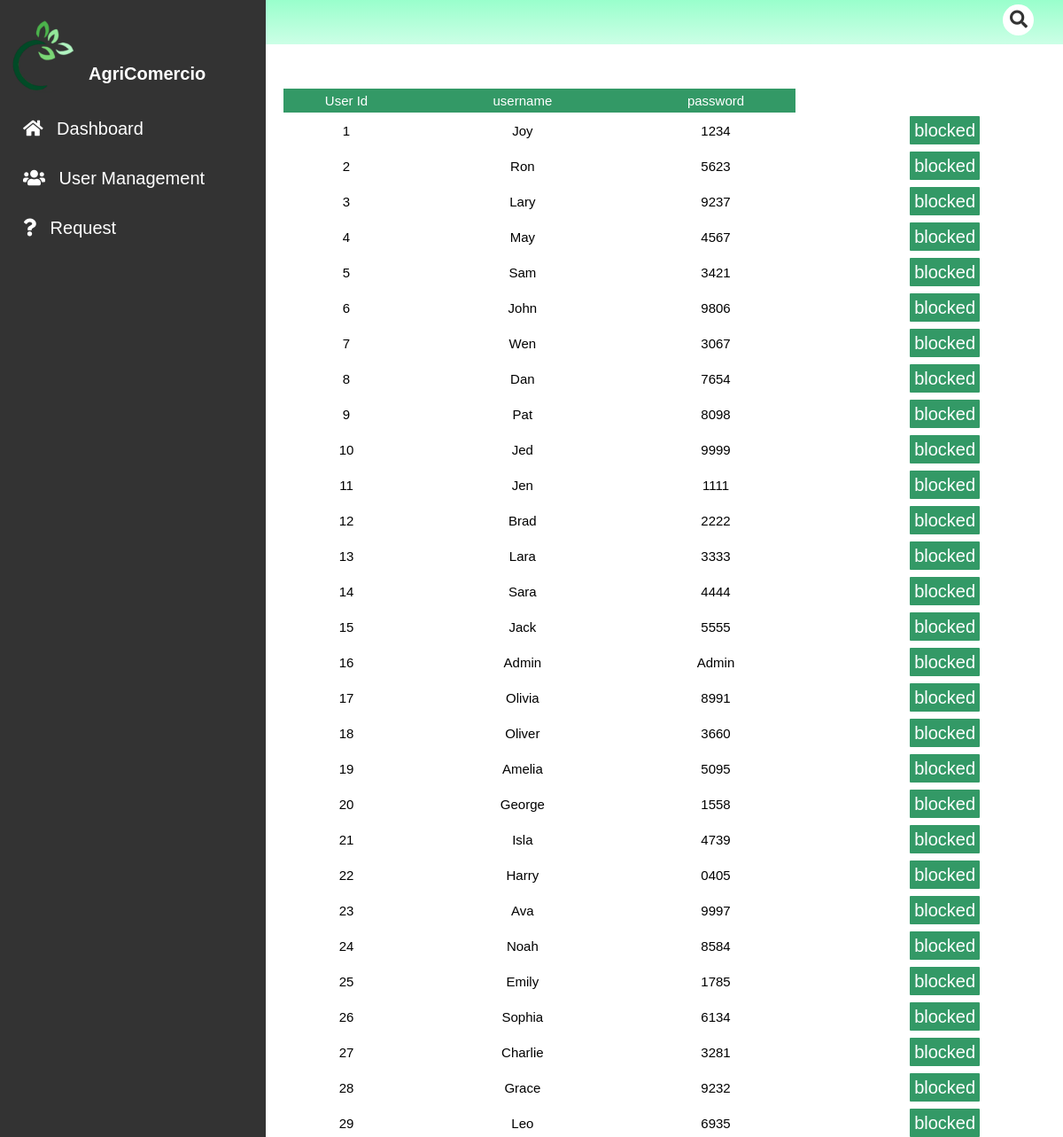
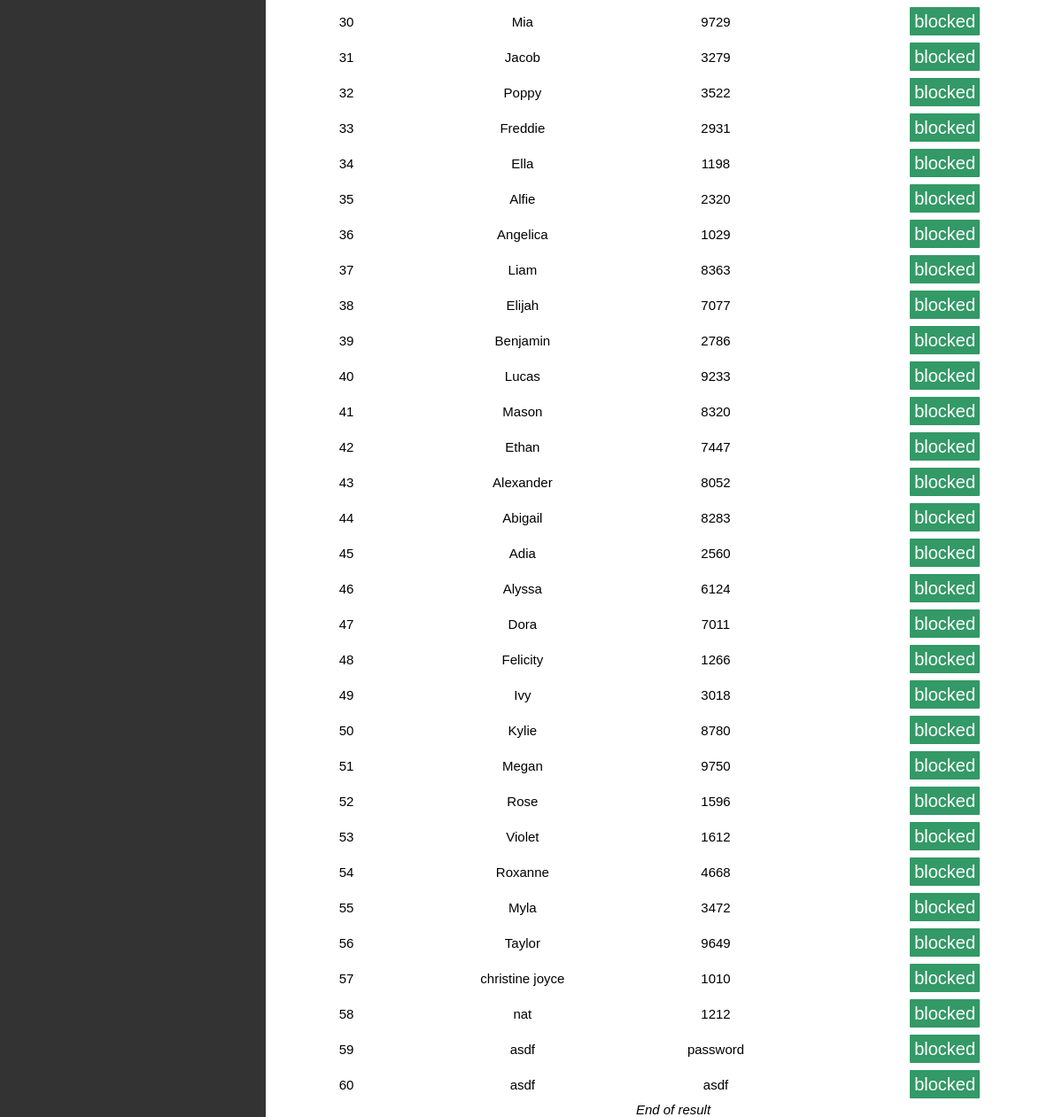
The page /admin/user.php on the database as committed earlier (2 pictures, top to bottom).
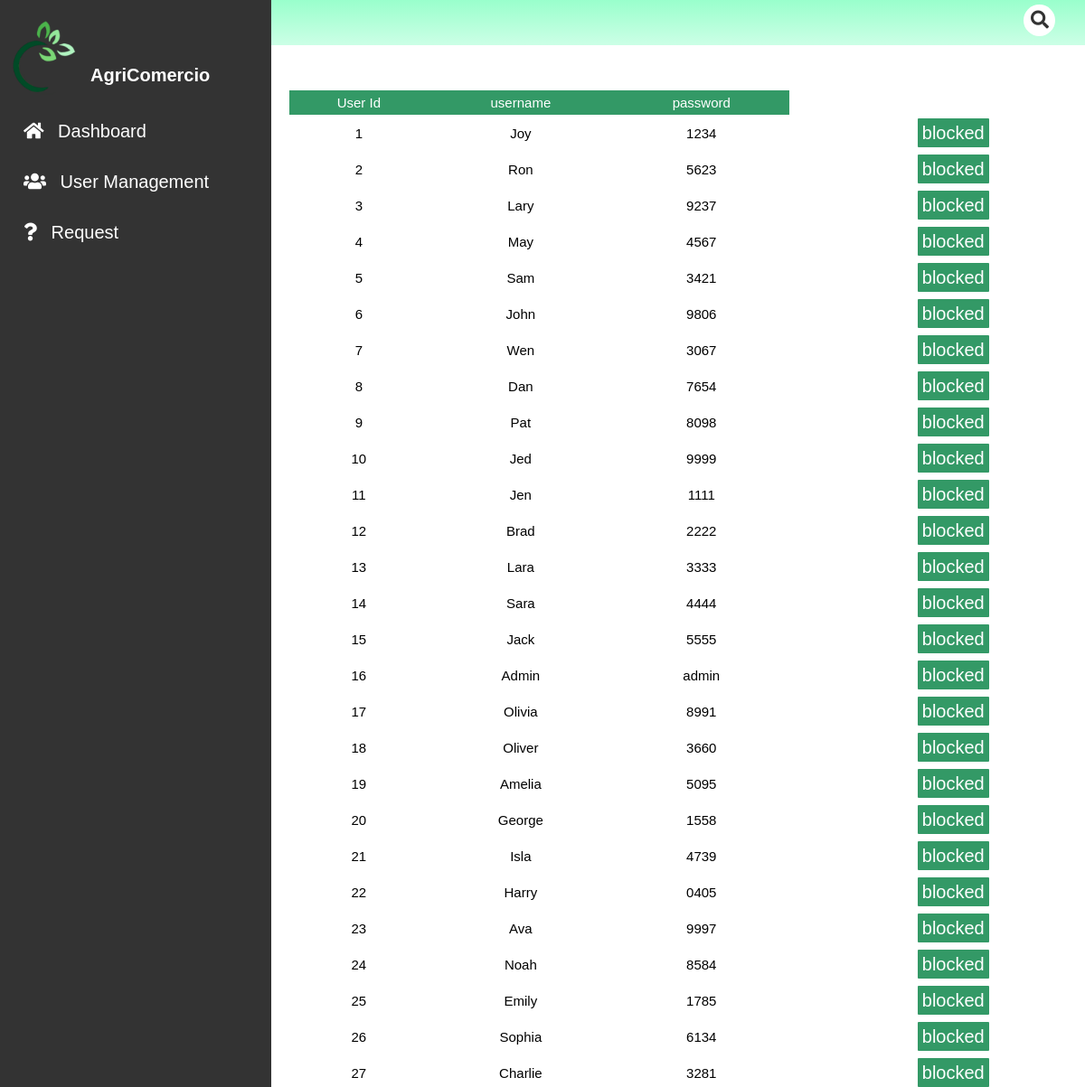
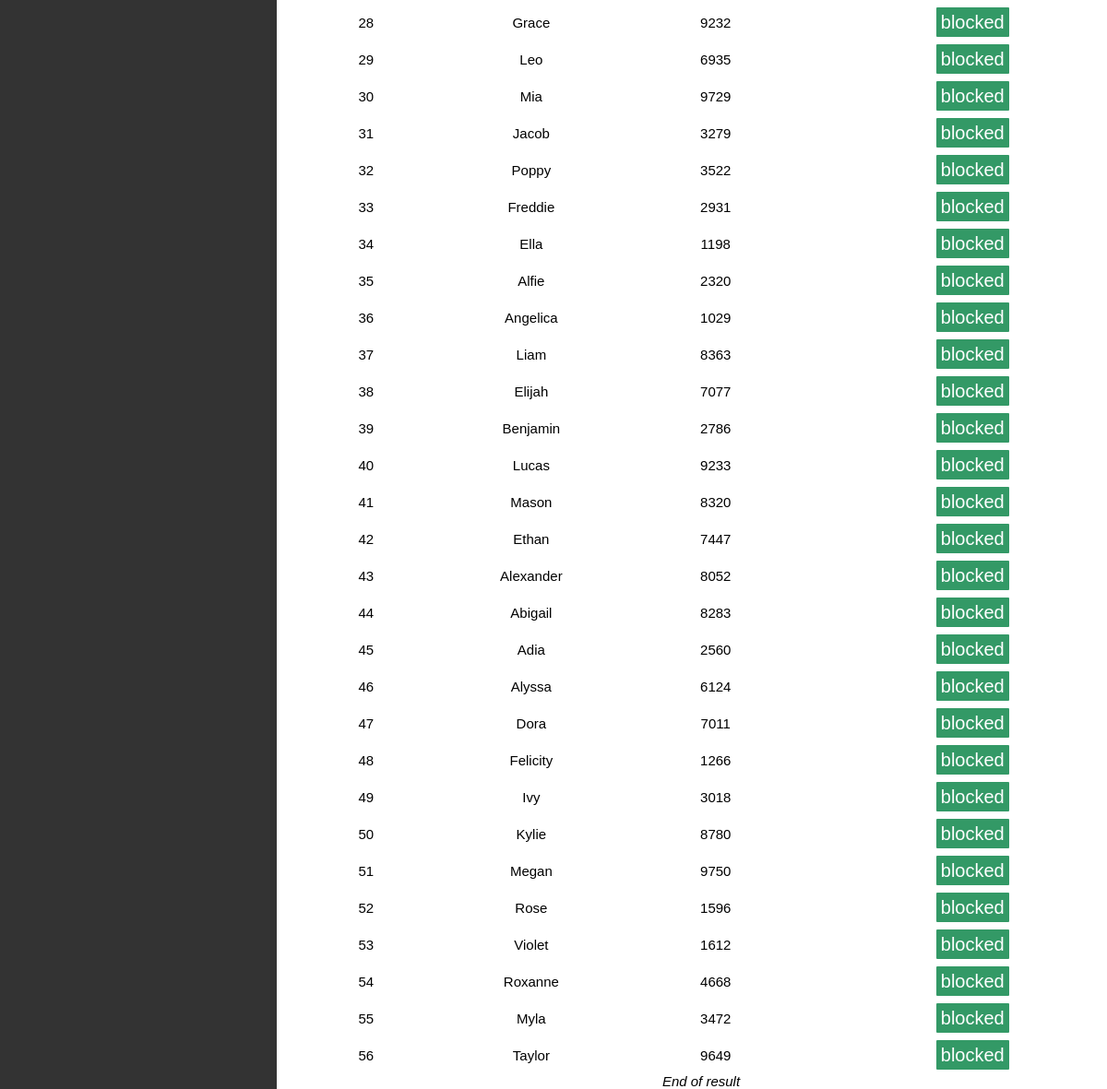
The same page on the database as committed later (2 pictures, top to bottom).
### tables this page shows
CREATE TABLE `users` (
  `user_id` int(11) NOT NULL,
  `user_type` varchar(11) NOT NULL,
  `user_name` varchar(128) NOT NULL,
  `password` varchar(128) NOT NULL,
  `status` varchar(11) NOT NULL
);

### admin/user.php (the view, shortened to what this page needs)
<!DOCTYPE html>
<?php
include_once ('../includes/db_conn.php');
?>
<!DOCTYPE html>
<html lang="en">
<head>
    <link rel="stylesheet" href="../css/style.css">
    <link rel="stylesheet" href="../css/fontawesome.css">
    <link rel="stylesheet" href="https://cdnjs.cloudflare.com/ajax/libs/font-awesome/5.15.2/css/all.min.css">
</head>
<body>
<header id="header">
<div class="right">
</div>
<div class="left">
        <div class="search-container">
            <input type="search" placeholder="" id="search">
              <label for="search" class="fas fa-search"></label>
           </div>
</div>
</header>
<body>
<div class="sidenav">
  <div class="sidenav-title">
    <div class="sidenav_image">
      <img src="../img/logo1.png" alt=""width = "90px ">
      <h1>AgriComercio</h1>
    </div>
  </div>
  <a href="admin.php"><i class="fas fa-home"></i> Dashboard</a>
  <a href="user.php"><i class="fas fa-users"></i> User Management</a>
  <a href="#"><i class="fas fa-question"></i> Request</a>
</div>
<main>
        <div class="main__container">
          <div class="container_fluid">
          <div class="row" id="contentPanel">
                  <div class="col-12">
                  <?php
                  $sql = " SELECT `user_id`,
                  `user_type`,
                  `user_name`,
                  `password`,
                  `status`
                  FROM `users`
                  WHERE 1;";
                  $stmt=mysqli_stmt_init($conn);
                  if (!mysqli_stmt_prepare($stmt, $sql)){
                  echo "Statement Failed.";
                  exit();
                  }
                  mysqli_stmt_execute($stmt);
                  $resultData = mysqli_stmt_get_result($stmt);
                  $arr=array();
                  while($row = mysqli_fetch_assoc($resultData)){
                  array_push($arr,$row);
                  }
                  if(!empty($arr)){
                    echo "<table class='table'>";
                    echo "<thead>";
                    echo "<th>". "User Id" . "</th>";
                    echo "<th> username</th>";
                    echo "<th> password </th>";
                    echo "</thead>";
                      foreach($arr as $key => $val){
                      echo "<tr>";
                      echo "<td>" . $val ['user_id']         . "</td>";
                      echo "<td>" . $val ['user_name']   . "</td>";
                      echo "<td>" . $val ['password']          .  " </td> ";
                      echo "<td>
                      <a href='orderform.php?itemid=".$val['user_id']."'
                      class='btn btn-primary'>blocked</a> </td>";
                      echo "</tr>";
                      }
                    ?>
                      <?php
                      echo "</table>";
                      }
                      else{
                      echo "<h4> No Records Found.</h4>";
                      }
                  ?>
                      <div
                      class='text-center'><em>End of result</em>
                      </div>
                  </div>
                  </div>
          </div>
      </main>
</body>
</html>

### css/style.css (style rules this page uses)
* { margin: 0; box-sizing: border-box; transition: all .2s linear; font-family: 'Exo 2', sans-serif ; }
html { font-size: 62.5%; scroll-behavior: smooth; }
body { overflow-x: hidden; }
#header { display: flex; align-items: center; justify-content: space-between; padding: 1.5rem 2.5rem; color: black; background-image:linear-gradient(#99ffcc,#ccffe6) ; }
.search-container { display: inline; position: relative; }
#search { position: absolute; top:-2rem; right: 0.8rem; height: 3.5rem; width: 3.5rem; font-size: 1.5rem; padding: 0.1rem; border: none; outline: none; border-radius: 5rem; }
.fa-search { top: -1.3rem; right: 1.5rem; position: absolute; font-size: 2rem; cursor: pointer; z-index: 1; color: #333; }
.btn { height: 4rem; width: 12rem; background: #339966; color: #fff; border-radius: 5rem; text-align:center; font-size: 2rem; line-height: 2rem; text-decoration:none; margin-left: 3.5rem; margin-top: 00.5rem; }
a { text-decoration: none; font-weight: bolder; color: #000000; }
table { width: 100%; border-collapse: collapse ; }
th { text-align: left; padding: 5px; color: #fff; background: #339966; font-weight: normal; }
td { padding: 10px 5px; }
td a { margin-top: 6rem; }
main { margin-left: 30rem; padding: 0; }
.sidenav { height: 100%; width: 300px; position: fixed; z-index: 1; top: 0; left: 0; background-color:#333333; overflow-x: hidden; padding-top: 20px; }
.sidenav a { padding: 10px 8px 6px 16px; text-decoration: none; font-size: 2rem; color: #fff; display: block; font-weight: lighter; }
.sidenav i { margin: 1rem; color: white; }
.sidenav img { margin-bottom: 6rem; }
.sidenav h1 { color: white; margin-top: -10rem; margin-bottom: 2rem; margin-left: 10rem; }
.main__container { margin-top: 5rem; margin-left: 2rem; text-align: center; justify-content: center; }
.container_fluid .col-12 { font-size: 1.5rem; text-align-last: center; }
.text-center { text-align-last: center; }
#contentPanel .col-12 .btn-primary { border-radius: 1px; border: none; font-weight: normal; padding: 5px; font-size: 2rem; }

Rows that differ between the two databases and show on the page:
removed users: user_id "57", user_name "christine joyce", password "1010"
removed users: user_id "58", user_name "nat", password "1212"
removed users: user_id "59", user_name "asdf", password "password"
removed users: user_id "60", user_name "asdf", password "asdf"
changed users "Admin": password "Admin" → "admin"
